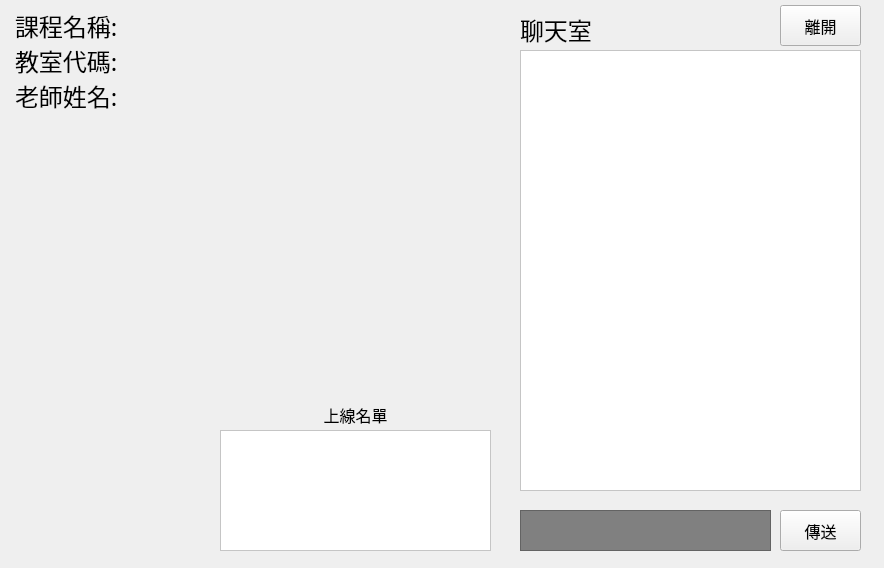
<?xml version="1.0" encoding="UTF-8"?>
<ui version="4.0">
 <class>ClientAUI</class>
 <widget class="QWidget" name="ClientAUI">
  <property name="geometry">
   <rect>
    <x>0</x>
    <y>0</y>
    <width>884</width>
    <height>568</height>
   </rect>
  </property>
  <property name="font">
   <font>
    <family>微軟正黑體</family>
    <pointsize>18</pointsize>
   </font>
  </property>
  <property name="windowTitle">
   <string>Client A</string>
  </property>
  <property name="styleSheet">
   <string notr="true"/>
  </property>
  <widget class="QLabel" name="screenshot">
   <property name="geometry">
    <rect>
     <x>10</x>
     <y>120</y>
     <width>480</width>
     <height>270</height>
    </rect>
   </property>
   <property name="font">
    <font>
     <family>微軟正黑體</family>
     <pointsize>22</pointsize>
     <weight>75</weight>
     <bold>true</bold>
    </font>
   </property>
   <property name="autoFillBackground">
    <bool>true</bool>
   </property>
   <property name="styleSheet">
    <string notr="true"/>
   </property>
   <property name="alignment">
    <set>Qt::AlignCenter</set>
   </property>
  </widget>
  <widget class="QPushButton" name="quit_button">
   <property name="geometry">
    <rect>
     <x>780</x>
     <y>5</y>
     <width>81</width>
     <height>41</height>
    </rect>
   </property>
   <property name="font">
    <font>
     <family>微軟正黑體</family>
     <pointsize>12</pointsize>
    </font>
   </property>
   <property name="cursor">
    <cursorShape>PointingHandCursor</cursorShape>
   </property>
   <property name="styleSheet">
    <string notr="true"/>
   </property>
   <property name="text">
    <string>離開</string>
   </property>
  </widget>
  <widget class="QLabel" name="camera">
   <property name="geometry">
    <rect>
     <x>10</x>
     <y>400</y>
     <width>200</width>
     <height>150</height>
    </rect>
   </property>
   <property name="autoFillBackground">
    <bool>false</bool>
   </property>
   <property name="styleSheet">
    <string notr="true"/>
   </property>
   <property name="alignment">
    <set>Qt::AlignCenter</set>
   </property>
  </widget>
  <widget class="QTextBrowser" name="chatroom">
   <property name="geometry">
    <rect>
     <x>520</x>
     <y>50</y>
     <width>341</width>
     <height>441</height>
    </rect>
   </property>
   <property name="font">
    <font>
     <family>微軟正黑體 Light</family>
    </font>
   </property>
   <property name="styleSheet">
    <string notr="true">background-color: white;</string>
   </property>
   <property name="html">
    <string>&lt;!DOCTYPE HTML PUBLIC &quot;-//W3C//DTD HTML 4.0//EN&quot; &quot;http://www.w3.org/TR/REC-html40/strict.dtd&quot;&gt;
&lt;html&gt;&lt;head&gt;&lt;meta name=&quot;qrichtext&quot; content=&quot;1&quot; /&gt;&lt;style type=&quot;text/css&quot;&gt;
p, li { white-space: pre-wrap; }
&lt;/style&gt;&lt;/head&gt;&lt;body style=&quot; font-family:'微軟正黑體 Light'; font-size:9pt; font-weight:400; font-style:normal;&quot;&gt;
&lt;p style=&quot;-qt-paragraph-type:empty; margin-top:0px; margin-bottom:0px; margin-left:0px; margin-right:0px; -qt-block-indent:0; text-indent:0px;&quot;&gt;&lt;br /&gt;&lt;/p&gt;&lt;/body&gt;&lt;/html&gt;</string>
   </property>
  </widget>
  <widget class="QTextEdit" name="msg_input">
   <property name="geometry">
    <rect>
     <x>520</x>
     <y>510</y>
     <width>251</width>
     <height>41</height>
    </rect>
   </property>
   <property name="font">
    <font>
     <family>微軟正黑體 Light</family>
     <pointsize>14</pointsize>
    </font>
   </property>
   <property name="styleSheet">
    <string notr="true">background-color: gray;</string>
   </property>
   <property name="cursorWidth">
    <number>5</number>
   </property>
  </widget>
  <widget class="QPushButton" name="send_button">
   <property name="geometry">
    <rect>
     <x>780</x>
     <y>510</y>
     <width>81</width>
     <height>41</height>
    </rect>
   </property>
   <property name="font">
    <font>
     <family>微軟正黑體</family>
     <pointsize>12</pointsize>
    </font>
   </property>
   <property name="cursor">
    <cursorShape>PointingHandCursor</cursorShape>
   </property>
   <property name="styleSheet">
    <string notr="true"/>
   </property>
   <property name="text">
    <string>傳送</string>
   </property>
  </widget>
  <widget class="QListWidget" name="student_list">
   <property name="geometry">
    <rect>
     <x>220</x>
     <y>430</y>
     <width>271</width>
     <height>121</height>
    </rect>
   </property>
   <property name="font">
    <font>
     <family>Microsoft JhengHei UI Light</family>
    </font>
   </property>
   <property name="cursor" stdset="0">
    <cursorShape>PointingHandCursor</cursorShape>
   </property>
   <property name="styleSheet">
    <string notr="true">background-color:white; color:black;</string>
   </property>
  </widget>
  <widget class="QLabel" name="student_list_label">
   <property name="geometry">
    <rect>
     <x>220</x>
     <y>399</y>
     <width>271</width>
     <height>31</height>
    </rect>
   </property>
   <property name="font">
    <font>
     <family>微軟正黑體</family>
     <pointsize>12</pointsize>
     <weight>9</weight>
     <italic>false</italic>
     <bold>false</bold>
    </font>
   </property>
   <property name="styleSheet">
    <string notr="true">font: 75 12pt &quot;微軟正黑體&quot;;</string>
   </property>
   <property name="text">
    <string>上線名單</string>
   </property>
   <property name="alignment">
    <set>Qt::AlignCenter</set>
   </property>
  </widget>
  <widget class="QLabel" name="room_number_label">
   <property name="geometry">
    <rect>
     <x>15</x>
     <y>45</y>
     <width>341</width>
     <height>31</height>
    </rect>
   </property>
   <property name="font">
    <font>
     <family>微軟正黑體 Light</family>
    </font>
   </property>
   <property name="styleSheet">
    <string notr="true"/>
   </property>
   <property name="text">
    <string>教室代碼:</string>
   </property>
  </widget>
  <widget class="QLabel" name="class_name_label">
   <property name="geometry">
    <rect>
     <x>15</x>
     <y>10</y>
     <width>351</width>
     <height>31</height>
    </rect>
   </property>
   <property name="font">
    <font>
     <family>微軟正黑體 Light</family>
    </font>
   </property>
   <property name="autoFillBackground">
    <bool>false</bool>
   </property>
   <property name="styleSheet">
    <string notr="true"/>
   </property>
   <property name="text">
    <string>課程名稱:</string>
   </property>
  </widget>
  <widget class="QLabel" name="teacher_name_label">
   <property name="geometry">
    <rect>
     <x>15</x>
     <y>80</y>
     <width>341</width>
     <height>31</height>
    </rect>
   </property>
   <property name="font">
    <font>
     <family>微軟正黑體 Light</family>
    </font>
   </property>
   <property name="styleSheet">
    <string notr="true"/>
   </property>
   <property name="text">
    <string>老師姓名:</string>
   </property>
  </widget>
  <widget class="QLabel" name="chat_room_label">
   <property name="geometry">
    <rect>
     <x>520</x>
     <y>14</y>
     <width>211</width>
     <height>31</height>
    </rect>
   </property>
   <property name="font">
    <font>
     <family>微軟正黑體 Light</family>
    </font>
   </property>
   <property name="styleSheet">
    <string notr="true"/>
   </property>
   <property name="text">
    <string>聊天室</string>
   </property>
  </widget>
 </widget>
 <resources/>
 <connections/>
</ui>
